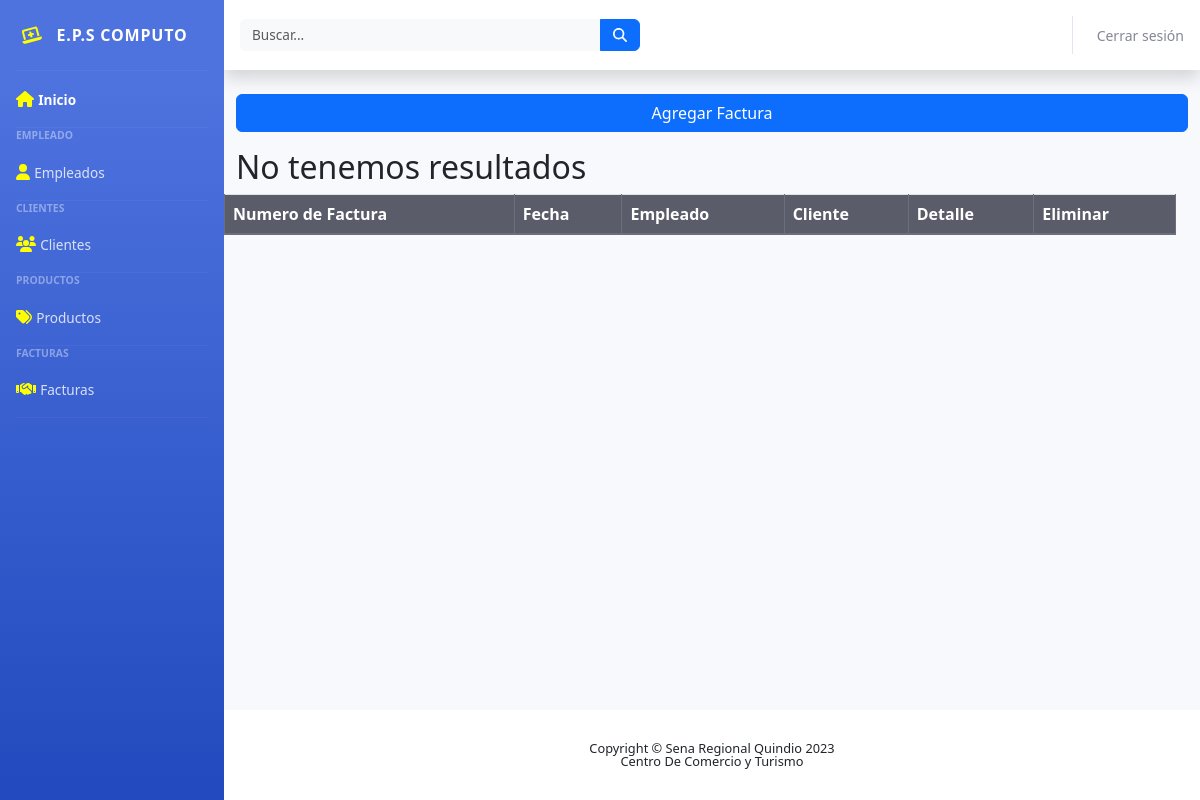
Before: /Facturas/index.php with the older database file.
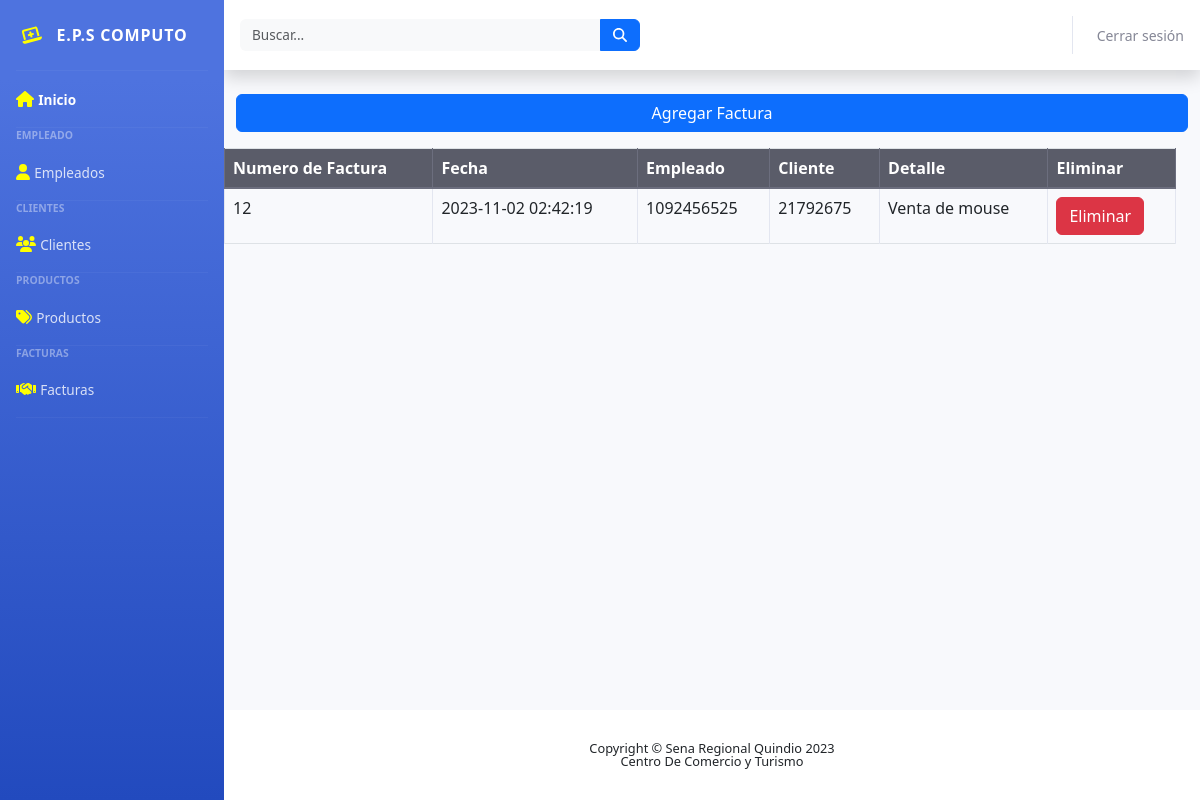
After: the same page with the newer database file.
### tables this page shows
CREATE TABLE `factura` (
  `id_factura` int(11) NOT NULL,
  `fecha` timestamp NOT NULL DEFAULT current_timestamp() ON UPDATE current_timestamp(),
  `id_empleado` bigint(20) NOT NULL,
  `id_cliente` bigint(20) NOT NULL,
  `detalle` varchar(200) NOT NULL,
  `id_producto` bigint(20) NOT NULL
);

### Facturas/codeFacturas.php (called while the page is built, shortened)
<?php
include("../Conexion/conexion.php");
$consultaFacturas = $conn->prepare("SELECT * FROM factura");
$consultaFacturas->execute();
$listaFacturas = $consultaFacturas->get_result();

### Facturas/index.php (the view, shortened to what this page needs)
<?php include 'codeFacturas.php'; ?>
<?php include("../paginas/head.php") ?>
<div class="container">
    <div class="row">
        <form action="" method="post">
            <button type="button" class="btn btn-primary col-md-12" data-bs-toggle="modal" data-bs-target="#exampleModal">
                Agregar Factura
            </button>
        </form>
        <div class="row">
            <table class="table table-hover table-bordered">
                <thead class="thead-dark">
                    <tr>
                        <th scope="col">Numero de Factura</th>
                        <th scope="col">Fecha</th>
                        <th scope="col">Empleado</th>
                        <th scope="col">Cliente</th>
                        <th scope="col">Detalle</th>
                        <th scope="col">Eliminar</th>
                    </tr>
                </thead>
                <tbody>
                    <?php
                    if ($listaFacturas->num_rows > 0) {
                        foreach ($listaFacturas as $factura) {
                    ?>
                            <tr>
                                <td> <?php echo $factura['id_factura']  ?> </td>
                                <td> <?php echo $factura['fecha']       ?> </td>
                                <td> <?php echo $factura['id_empleado'] ?> </td>
                                <td> <?php echo $factura['id_cliente']  ?> </td>
                                <td> <?php echo $factura['detalle']     ?> </td>
                                <form action="" method="post">
                                    <td><button value="btnEliminar" class="btn btn-danger" type="submit" name="accion">Eliminar</button></td>
                                </form>
                            </tr>
                    <?php
                        }
                    } else {
                        echo "<h2> No tenemos resultados </h2>";
                    }
                    ?>
                </tbody>
            </table>
        </div>
    </div>
</div>
<?php include("../paginas/footer.php") ?>

### paginas/head.php (shortened to what this page needs)
<!DOCTYPE html>
<html lang="en">
<head>
    <link href="../css/sb-admin-2.css" rel="stylesheet">
    <link href="../css/sb-admin-2.min.css" rel="stylesheet">
    <link rel="stylesheet" href="../css/bootstrap.min.css">
</head>
<body id="page-top">
    <div id="wrapper">
        <ul class="navbar-nav bg-gradient-primary sidebar sidebar-dark accordion" id="accordionSidebar">
            <a class="sidebar-brand d-flex align-items-center justify-content-center" href="../paginas/index.php">
                <div class="sidebar-brand-icon rotate-n-15">
                    <i class="fa-solid fa-laptop-medical fa-beat" style="color: #ffff00;"></i>
                </div>
                <div class="sidebar-brand-text mx-3">e.p.s computo</div>
            </a>
            <hr class="sidebar-divider my-0">
            <li class="nav-item active">
                <a class="nav-link" href="../paginas/index.php">
                <i class="fa-solid fa-house fa-beat-fade" style="color: #ffff00;"></i>
                    <span>Inicio</span></a>
            </li>
            <hr class="sidebar-divider my-0">
            <div class="sidebar-heading">
                Empleado
            </div>
            <li class="nav-item">
                <a class="nav-link collapsed" href="../Empleados/index.php" aria-expanded="true" aria-controls="collapseTwo">
                <i class="fa-solid fa-user fa-beat-fade" style="color: #ffff00;"></i>
                    <span>Empleados</span>
                </a>
            </li>
            <hr class="sidebar-divider my-0">
            <div class="sidebar-heading">
                Clientes
            </div>
            <li class="nav-item">
                <a class="nav-link collapsed" href="../Clientes/index.php" aria-expanded="true" aria-controls="collapseTwo">
                <i class="fa-solid fa-users fa-beat-fade" style="color: #ffff00;"></i>
                    <span>Clientes</span>
                </a>
            </li>
            <hr class="sidebar-divider my-0">
            <div class="sidebar-heading">
                Productos
            </div>
            <li class="nav-item">
                <a class="nav-link collapsed" href="../Productos/index.php" aria-expanded="true" aria-controls="collapseTwo">
                <i class="fa-solid fa-tags fa-beat-fade" style="color: #ffff00;"></i>
                    <span>Productos</span>
                </a>
            </li>
            <hr class="sidebar-divider my-0">
            <div class="sidebar-heading">
                Facturas
            </div>
            <li class="nav-item">
                <a class="nav-link collapsed" href="../Facturas/index.php" aria-expanded="true" aria-controls="collapseTwo">
                <i class="fa-solid fa-handshake fa-beat-fade" style="color: #ffff00;"></i>
                    <span>Facturas</span>
                </a>
            </li>
            <hr class="sidebar-divider my-0">
        </ul>
        <div id="content-wrapper" class="d-flex flex-column">
            <div id="content">
                <nav class="navbar navbar-expand navbar-light bg-white topbar mb-4 static-top shadow">
                    <form class="d-none d-sm-inline-block form-inline mr-auto ml-md-3 my-2 my-md-0 mw-100 navbar-search">
                        <div class="input-group">
                            <input type="text" class="form-control bg-light border-0 small" placeholder="Buscar..." aria-label="Search" aria-describedby="basic-addon2">
                            <div class="input-group-append">
                                <button class="btn btn-primary" type="button">
                                    <i class="fas fa-search fa-sm"></i>
                                </button>
                            </div>
                        </div>
                    </form>
                    <ul class="navbar-nav ml-auto">
                        <li class="nav-item dropdown no-arrow">
                            <a class="nav-link dropdown-toggle" href="/articulacion" id="userDropdown" role="button" data-toggle="dropdown" aria-haspopup="true" aria-expanded="false">
                                <span class="mr-2 d-none d-lg-inline text-gray-600 small">Cerrar sesión</span>
                            </a>
                        </li>
                    </ul>
                </nav>

### paginas/footer.php (shortened to what this page needs)
</div>
<footer class="sticky-footer bg-white">
    <div class="container my-auto">
        <div class="copyright text-center my-auto">
            <span>Copyright &copy; Sena Regional Quindio 2023</span><br>
            <span> Centro De Comercio y Turismo</span>
        </div>
    </div>
</footer>
</div>
</body>
</html>

Changed rows visible on the page:
added factura: id_factura "12", fecha "2023-11-02 02:42:19", id_empleado "1092456525", id_cliente "21792675", detalle "Venta de mouse"
Other visible differences:
text no longer shown: "No tenemos resultados"
